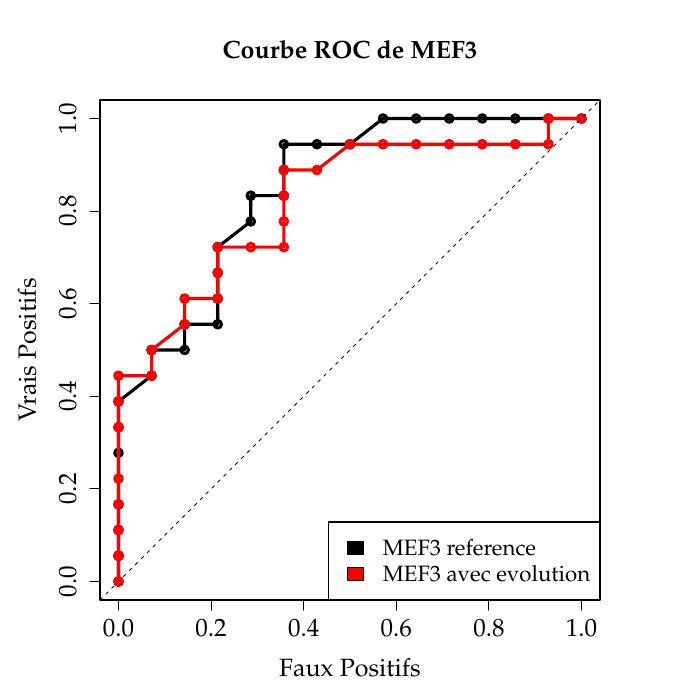

Generate this figure with R:
#!/usr/bin/Rscript

files <- c('roc-known-woevol-coordsposavailable-8.dat','evol/roc-h6.dat')
legend<-c("MEF3 reference","MEF3 avec evolution")
cols <- c("black",'red')

pdf("roc.pdf", family="Palatino")
par(mar=c(5,5,5,5))

for (i in 1:length(files)){
    inp<-scan(files[[i]],list(thres=0,FP=0,TP=0))
    attach(inp)
    if (i==1)
        plot(FP,
             TP,
             lwd = 3,
             type = "o",
             col = cols[i],
             xlab = "Faux Positifs",
             ylab = "Vrais Positifs", 
             main = "Courbe ROC de MEF3",
             cex.main = 1.5,
             cex.axis = 1.5,
             cex.lab = 1.5,
             xlim = c(0,1),
            ylim = c(0,1)
            )
    else
        points(FP,TP,lwd=3,type="o",col=cols[i])
    detach(inp)
}
abline(0,1,lty="dashed")
legend("bottomright",legend,fill=cols, cex=1.3)


#for (t in 5:9){

    #file <- paste('roc-known-woevol-coordsposavailable-',t,'.dat',sep='')
    #inp<-scan(file,list(thres=0,FP=0,TP=0))
    #attach(inp)
    #lines(FP,TP,lwd=1,col="grey")
    #detach(inp)
#}
    #file <- paste('roc-known-woevol-coordsposavailable-8.dat',sep='')
    #inp<-scan(file,list(thres=0,FP=0,TP=0))
    #attach(inp)
     #points(FP,TP,lwd=3,type="o",col="black")
    #detach(inp)

#for (t in c('f5','f6','f7','h5','h6','h7')){

    #file <- paste('evol/roc-',t,'.dat',sep='')
    #inp<-scan(file,list(thres=0,FP=0,TP=0))
    #attach(inp)
    #lines(FP,TP,lwd=1,col="pink")
    #detach(inp)
#}
#file <- 'evol/roc-h6.dat'
#inp<-scan(file,list(thres=0,FP=0,TP=0))
#attach(inp)
#points(FP,TP,lwd=3,type="o",col="red")
#detach(inp)

#q()
